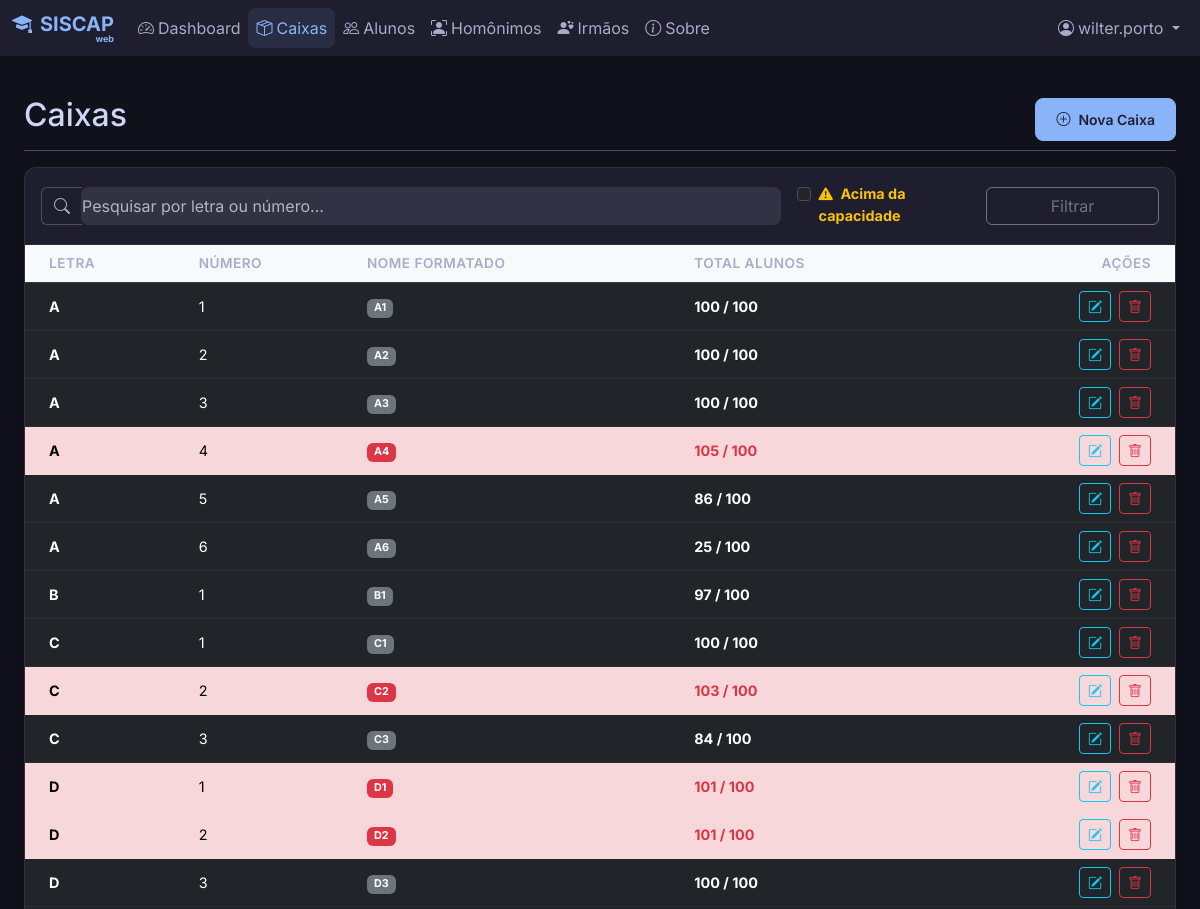
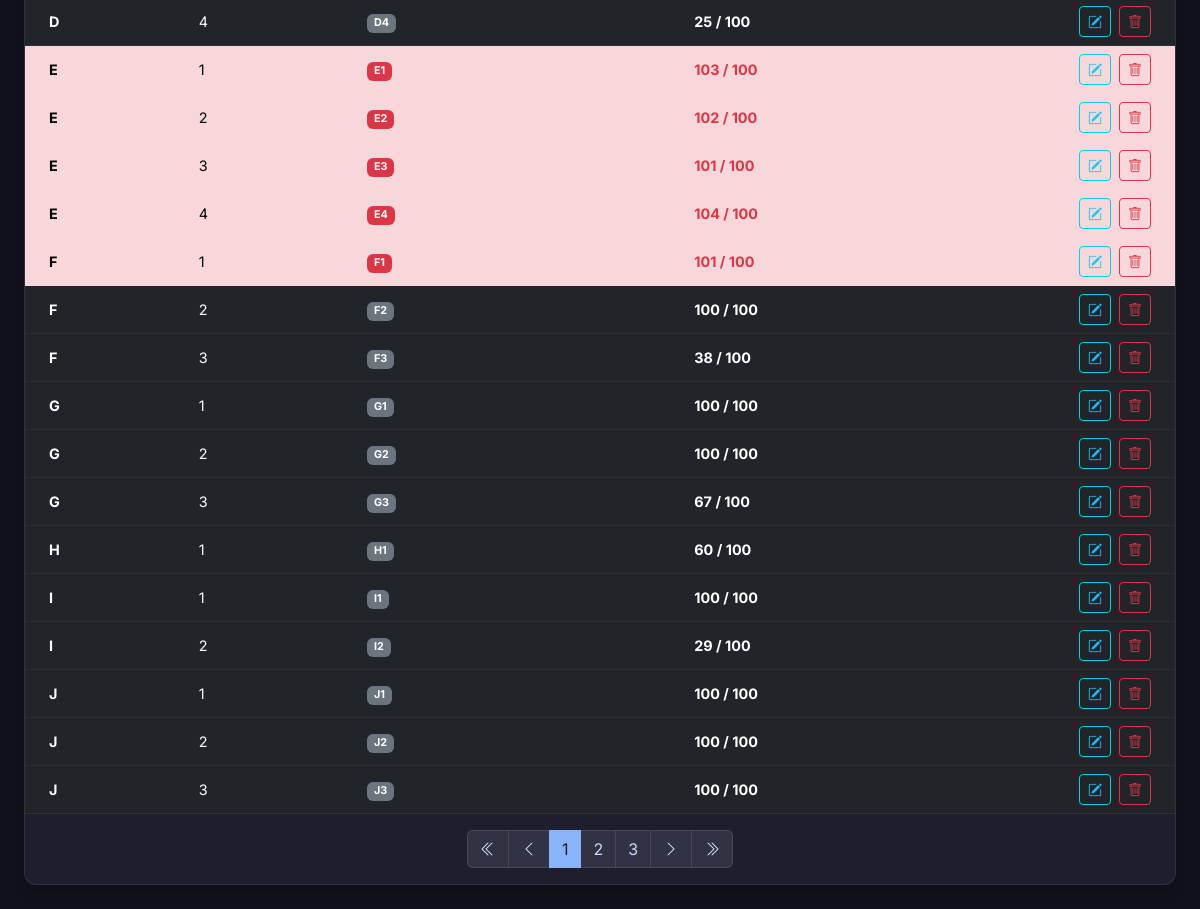
The page /caixas (signed in) on the database its author committed (2 pictures, top to bottom).
### models.py (models this page shows, shortened)
class User(UserMixin, db.Model):
    id = db.Column(db.Integer, primary_key=True)
    username = db.Column(db.String(80), unique=True, nullable=False)
    full_name = db.Column(db.String(120), nullable=True) # "Nome"
    cpf = db.Column(db.String(14), unique=True, nullable=True) # Formatted CPF 000.000.000-00
    email = db.Column(db.String(120), unique=True, nullable=True)
    password_hash = db.Column(db.String(200), nullable=False)
    role = db.Column(db.String(20), default='Usuário')
    active = db.Column(db.Boolean, default=True)

class Caixa(db.Model):
    id = db.Column(db.Integer, primary_key=True)
    letra = db.Column(db.String(1), nullable=False)
    numero = db.Column(db.Integer, nullable=False)
    __table_args__ = (db.UniqueConstraint('letra', 'numero', name='_letra_numero_uc'),)
    @property
    def nome_formatado(self):
        return f"{self.letra}{self.numero}"

### app.py (the view, shortened to what this page needs)
@app.route('/caixas', methods=['GET', 'POST'])
@login_required
def caixas():
    page = request.args.get('page', 1, type=int)
    search = request.args.get('search', '')
    acima_capacidade = request.args.get('acima_capacidade', '', type=str)
    query = db.session.query(Caixa, func.count(Aluno.id))\
        .outerjoin(Aluno, Aluno.caixa_id == Caixa.id)\
        .group_by(Caixa.id)
    if search:
        query = query.filter(
            (Caixa.letra.ilike(f'%{search}%')) |
            (func.cast(Caixa.numero, db.String).ilike(f'%{search}%'))
        )
    if acima_capacidade == 'true':
        query = query.having(func.count(Aluno.id) > 100)
    pagination = query.order_by(Caixa.letra, Caixa.numero).paginate(page=page, per_page=30)
    return render_template('caixas.html', pagination=pagination, search=search, acima_capacidade=acima_capacidade)

### app.py (called while the page is built)
def create_app(config_class=DevelopmentConfig):
    if os.environ.get('FLASK_ENV') == 'production':
        config_class = ProductionConfig
    app = Flask(__name__)
    app.config.from_object(config_class)
    app.config['PERMANENT_SESSION_LIFETIME'] = timedelta(minutes=10)
    db.init_app(app)
    login_manager = LoginManager()
    login_manager.login_view = 'login'
    login_manager.login_message = ''
    login_manager.login_message_category = 'info'
    login_manager.init_app(app)
    @login_manager.user_loader
    def load_user(user_id):
        return User.query.get(int(user_id))
    return app, login_manager

@app.context_processor
def inject_system_config():
    return dict(system_config=SystemConfig.query.first())

@app.before_request
def check_session_timeout():
    if current_user.is_authenticated:
        session.permanent = True
        last_activity = session.get('last_activity')
        if last_activity:
            last_activity_time = datetime.fromisoformat(last_activity)
            now = datetime.now()
            if now - last_activity_time > timedelta(minutes=10):
                logout_user()
                session.clear()
                flash('Sua sessão expirou por inatividade. Por favor, faça login novamente.', 'warning')
                return redirect(url_for('login'))
        session['last_activity'] = datetime.now().isoformat()

@app.before_request
def check_admin_access():
    admin_routes = ['/usuarios', '/configuracoes', '/importacoes', '/auditoria', '/usuarios/gerenciar']
    if request.path in admin_routes or request.path.startswith('/usuarios/'):
        if current_user.is_authenticated and current_user.role != 'Administrador':
            flash('Acesso negado. Apenas administradores podem acessar esta área.', 'error')
            return redirect(url_for('dashboard'))

### templates/caixas.html (shortened to what this page needs)
{% extends 'base.html' %}
{% block content %}
<div class="container-fluid" style="font-size: 0.9rem;">
    <div
        class="d-flex justify-content-between flex-wrap flex-md-nowrap align-items-center pt-3 pb-2 mb-3 border-bottom">
        <h1 class="h2">Caixas</h1>
        <div class="btn-toolbar mb-2 mb-md-0">
            <button type="button" class="btn btn-sm btn-primary" onclick="openCreateModal()">
                <i class="bi bi-plus-circle me-2"></i>Nova Caixa
            </button>
        </div>
    </div>
    <div class="card mb-4 shadow-sm border-0">
        <div class="card-header bg-transparent border-bottom p-3">
            <form action="{{ url_for('caixas') }}" method="GET" class="row g-3 align-items-center">
                <div class="col-md-8">
                    <div class="input-group">
                        <span class="input-group-text bg-transparent border-end-0 text-muted"><i
                                class="bi bi-search"></i></span>
                        <input type="text" class="form-control border-start-0 ps-0" name="search"
                            placeholder="Pesquisar por letra ou número..." value="{{ search }}">
                    </div>
                </div>
                <div class="col-md-2">
                    <div class="form-check">
                        <input class="form-check-input" type="checkbox" id="acima_capacidade" name="acima_capacidade"
                            value="true" {% if acima_capacidade=='true' %}checked{% endif %}>
                        <label class="form-check-label text-warning fw-bold" for="acima_capacidade">
                            <i class="bi bi-exclamation-triangle-fill me-1"></i>
                            Acima da capacidade
                        </label>
                    </div>
                </div>
                <div class="col-md-2 d-grid">
                    <button type="submit" class="btn btn-outline-secondary">Filtrar</button>
                </div>
            </form>
        </div>
        <div class="card-body p-0">
            <div class="table-responsive">
                <table class="table table-hover align-middle mb-0">
                    <thead class="table-light">
                        <tr>
                            <th class="ps-4">Letra</th>
                            <th>Número</th>
                            <th>Nome Formatado</th>
                            <th>Total Alunos</th>
                            <th class="text-end pe-4">Ações</th>
                        </tr>
                    </thead>
                    <tbody>
                        {% for caixa, count in pagination.items %}
                        <tr class="{% if count > 100 %}table-danger{% endif %}">
                            <td class="ps-4 fw-bold">{{ caixa.letra }}</td>
                            <td>{{ caixa.numero }}</td>
                            <td>
                                <span class="badge {% if count > 100 %}bg-danger{% else %}bg-secondary{% endif %}">
                                    {{ caixa.nome_formatado }}
                                </span>
                            </td>
                            <td class="fw-bold {% if count > 100 %}text-danger{% endif %}">{{ count }} / 100</td>
                            <td class="text-end pe-4">
                                <button class="btn btn-sm btn-outline-info me-1" title="Editar"
                                    onclick="openEditModal('{{ caixa.id }}', '{{ caixa.letra }}', '{{ caixa.numero }}')">
                                    <i class="bi bi-pencil-square"></i>
                                </button>
                                <button type="button" class="btn btn-sm btn-outline-danger" title="Excluir"
                                    onclick="confirmDelete('{{ url_for('delete_caixa', id=caixa.id) }}', 'a caixa {{ caixa.nome_formatado }}')">
                                    <i class="bi bi-trash"></i>
                                </button>
                            </td>
                        </tr>
                        {% endfor %}
                    </tbody>
                </table>
            </div>
        </div>
        {% if pagination.pages > 1 %}
        <div class="card-footer bg-transparent border-top-0 py-3">
            <nav aria-label="Navegação de página">
                <ul class="pagination justify-content-center mb-0">
                    <li class="page-item {% if pagination.page == 1 %}disabled{% endif %}">
                        <a class="page-link"
                            href="{{ url_for('caixas', page=1, search=search, acima_capacidade=acima_capacidade) }}"
                            aria-label="Primeira">
                            <i class="bi bi-chevron-double-left"></i>
                        </a>
                    </li>
                    <li class="page-item {% if not pagination.has_prev %}disabled{% endif %}">
                        <a class="page-link"
                            href="{{ url_for('caixas', page=pagination.prev_num, search=search, acima_capacidade=acima_capacidade) }}"
                            aria-label="Anterior">
                            <i class="bi bi-chevron-left"></i>
                        </a>
                    </li>
                    {% for page_num in pagination.iter_pages(left_edge=1, right_edge=1, left_current=1, right_current=2)
                    %}
                    {% if page_num %}
                    {% if page_num == pagination.page %}
                    <li class="page-item active"><span class="page-link">{{ page_num }}</span></li>
                    {% else %}
                    <li class="page-item"><a class="page-link"
                            href="{{ url_for('caixas', page=page_num, search=search, acima_capacidade=acima_capacidade) }}">{{
                            page_num }}</a></li>
                    {% endif %}
                    {% else %}
                    <li class="page-item disabled"><span class="page-link">...</span></li>
                    {% endif %}
                    {% endfor %}
                    <li class="page-item {% if not pagination.has_next %}disabled{% endif %}">
                        <a class="page-link"
                            href="{{ url_for('caixas', page=pagination.next_num, search=search, acima_capacidade=acima_capacidade) }}"
                            aria-label="Próxima">
                            <i class="bi bi-chevron-right"></i>
                        </a>
                    </li>
                    <li class="page-item {% if pagination.page == pagination.pages %}disabled{% endif %}">
                        <a class="page-link"
                            href="{{ url_for('caixas', page=pagination.pages, search=search, acima_capacidade=acima_capacidade) }}"
                            aria-label="Última">
                            <i class="bi bi-chevron-double-right"></i>
                        </a>
                    </li>
                </ul>
            </nav>
        </div>
        {% endif %}
    </div>
</div>
{% endblock %}

### templates/base.html (shortened to what this page needs)
<!DOCTYPE html>
<html lang="pt-BR" data-bs-theme="dark">
<head>
    <link href="https://cdn.jsdelivr.net/npm/bootstrap@5.3.2/dist/css/bootstrap.min.css" rel="stylesheet"
>
    <link rel="stylesheet" href="https://cdn.jsdelivr.net/npm/bootstrap-icons@1.11.1/font/bootstrap-icons.css">
    <link rel="stylesheet" href="{{ url_for('static', filename='css/style.css') }}">
</head>
<body>
    {% if current_user.is_authenticated %}
    <nav class="navbar navbar-expand-lg navbar-dark sticky-top mb-4">
        <div class="container-fluid">
            <a class="navbar-brand d-inline-flex flex-column align-items-end" style="line-height: 1;"
                href="{{ url_for('dashboard') }}">
                <div><i class="bi bi-mortarboard-fill me-2"></i>SISCAP</div>
                <span style="font-size: 45%;">web</span>
            </a>
            <div class="collapse navbar-collapse" id="navbarNav">
                <ul class="navbar-nav me-auto mb-2 mb-lg-0">
                    <li class="nav-item">
                        <a class="nav-link {% if request.path == '/' %}active{% endif %}"
                            href="{{ url_for('dashboard') }}">
                            <i class="bi bi-speedometer2 me-1"></i>Dashboard
                        </a>
                    </li>
                    <li class="nav-item">
                        <a class="nav-link {% if request.path == '/caixas' %}active{% endif %}"
                            href="{{ url_for('caixas') }}">
                            <i class="bi bi-box-seam me-1"></i>Caixas
                        </a>
                    </li>
                    <li class="nav-item">
                        <a class="nav-link {% if request.path.startswith('/alunos') %}active{% endif %}"
                            href="{{ url_for('alunos') }}">
                            <i class="bi bi-people me-1"></i>Alunos
                        </a>
                    </li>
                    <li class="nav-item">
                        <a class="nav-link {% if request.path == '/homonimos' %}active{% endif %}"
                            href="{{ url_for('homonimos') }}">
                            <i class="bi bi-person-bounding-box me-1"></i>Homônimos
                        </a>
                    </li>
                    <li class="nav-item">
                        <a class="nav-link {% if request.path == '/irmaos' %}active{% endif %}"
                            href="{{ url_for('irmaos') }}">
                            <i class="bi bi-person-hearts me-1"></i>Irmãos
                        </a>
                    </li>
                    <li class="nav-item">
                        <a class="nav-link {% if request.path == '/sobre' %}active{% endif %}"
                            href="{{ url_for('sobre') }}">
                            <i class="bi bi-info-circle me-1"></i>Sobre
                        </a>
                    </li>
                </ul>
                <ul class="navbar-nav">
                    <li class="nav-item dropdown">
                        <a class="nav-link dropdown-toggle" href="#" id="userDropdown" role="button"
                            data-bs-toggle="dropdown" aria-expanded="false">
                            <i class="bi bi-person-circle me-1"></i>{{ current_user.username }}
                        </a>
                    </li>
                </ul>
            </div>
        </div>
    </nav>
    {% endif %}
    <div class="container-fluid">
        <main class="main-content">
            {% block content %}{% endblock %}
        </main>
    </div>
    <div class="toast-container position-fixed top-0 end-0 p-3" style="z-index: 1055;">
    </div>
</body>
</html>

### static/css/style.css (style rules this page uses)
body { background-color: #11111b !important; color: #cdd6f4 !important; }
.nav-link { color: #a6adc8 !important; }
.nav-link:hover, .nav-link.active { background-color: rgba(137, 180, 250, 0.1) !important; color: #89b4fa !important; border-radius: 8px; }
.card { background-color: #1e1e2e !important; border: 1px solid rgba(255, 255, 255, 0.08) !important; box-shadow: 0 10px 15px -3px rgba(0, 0, 0, 0.1), 0 4px 6px -2px rgba(0, 0, 0, 0.05) !important; border-radius: 12px !important; }
.card-header { background-color: transparent !important; border-bottom: 1px solid rgba(255, 255, 255, 0.05) !important; padding-bottom: 15px !important; padding-top: 15px !important; }
.form-control, .form-select { background-color: #313244 !important; border: 1px solid rgba(255, 255, 255, 0.1) !important; color: #cdd6f4 !important; border-radius: 8px !important; }
.btn-primary { background-color: #89b4fa !important; border-color: #89b4fa !important; color: #1e1e2e !important; font-weight: 600 !important; border-radius: 8px !important; padding: 10px 20px !important; }
.table { color: #cdd6f4 !important; }
.table th { border-bottom: 2px solid rgba(255, 255, 255, 0.1) !important; color: #a6adc8 !important; font-weight: 600; text-transform: uppercase; font-size: 0.85rem; letter-spacing: 0.5px; }
.table td { border-bottom: 1px solid rgba(255, 255, 255, 0.05) !important; }
.page-link { background-color: #313244 !important; border-color: rgba(255, 255, 255, 0.1) !important; color: #cdd6f4 !important; }
.page-item.active .page-link { background-color: #89b4fa !important; border-color: #89b4fa !important; color: #1e1e2e !important; }

### templates/base.html (style rules this page uses)
body { font-family: 'Inter', sans-serif; min-height: 100vh; background-color: #11111b; }
.navbar { background-color: #1e1e2e; box-shadow: 0 2px 5px rgba(0, 0, 0, 0.1); }
.nav-link { color: rgba(255, 255, 255, 0.7); transition: all 0.3s; }
.nav-link:hover, .nav-link.active { color: #89b4fa; }
.navbar-brand { color: #89b4fa !important; font-weight: 700; }
.card { background-color: #1e1e2e; border: 1px solid rgba(255, 255, 255, 0.05); box-shadow: 0 4px 6px rgba(0, 0, 0, 0.1); }

### rows shown on the page
User: username "wilter.porto"
Caixa: letra "A", numero "1", nome_formatado "A1", count "100"
Caixa: letra "A", numero "2", nome_formatado "A2", count "100"
Caixa: letra "A", numero "3", nome_formatado "A3", count "100"
Caixa: letra "A", numero "4", nome_formatado "A4", count "105"
Caixa: letra "A", numero "5", nome_formatado "A5", count "86"
Caixa: letra "A", numero "6", nome_formatado "A6", count "25"
Caixa: letra "B", numero "1", nome_formatado "B1", count "97"
Caixa: letra "C", numero "1", nome_formatado "C1", count "100"
Caixa: letra "C", numero "2", nome_formatado "C2", count "103"
Caixa: letra "C", numero "3", nome_formatado "C3", count "84"
Caixa: letra "D", numero "1", nome_formatado "D1", count "101"
Caixa: letra "D", numero "2", nome_formatado "D2", count "101"
Caixa: letra "D", numero "3", nome_formatado "D3", count "100"
Caixa: letra "D", numero "4", nome_formatado "D4", count "25"
Caixa: letra "E", numero "1", nome_formatado "E1", count "103"
Caixa: letra "E", numero "2", nome_formatado "E2", count "102"
Caixa: letra "E", numero "3", nome_formatado "E3", count "101"
Caixa: letra "E", numero "4", nome_formatado "E4", count "104"
Caixa: letra "F", numero "1", nome_formatado "F1", count "101"
Caixa: letra "F", numero "2", nome_formatado "F2", count "100"
Caixa: letra "F", numero "3", nome_formatado "F3", count "38"
Caixa: letra "G", numero "1", nome_formatado "G1", count "100"
Caixa: letra "G", numero "2", nome_formatado "G2", count "100"
Caixa: letra "G", numero "3", nome_formatado "G3", count "67"
Caixa: letra "H", numero "1", nome_formatado "H1", count "60"
Caixa: letra "I", numero "1", nome_formatado "I1", count "100"
Caixa: letra "I", numero "2", nome_formatado "I2", count "29"
Caixa: letra "J", numero "1", nome_formatado "J1", count "100"
Caixa: letra "J", numero "2", nome_formatado "J2", count "100"
Caixa: letra "J", numero "3", nome_formatado "J3", count "100"

### other values the page prints
{{ page_num }} "1"
{{ page_num }} "2" "3"
